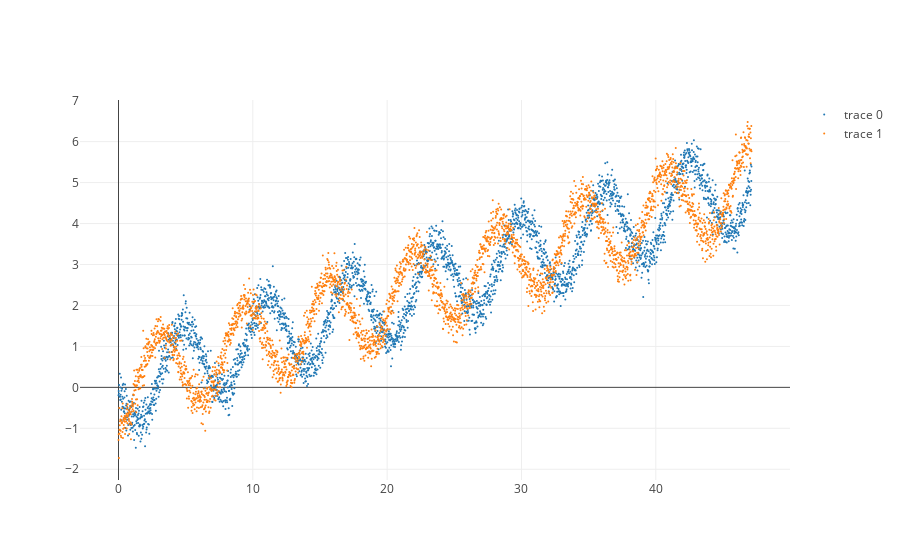

Source (notebook cell):
### Code cell
def mychart(*args):

    # pass some 2d n x 1 arrays, x, y, z
    
    # 1st array is independent vars
    # reshape to 1 dimensional array
    x = args[0].reshape(-1)
    
    # following are dependent vars plotted on y axis
    data = []
    for i in range(1, len(args)):
        data.append(Scatter(x=x,
                            y=args[i].reshape(-1),
                            mode = 'markers',
                            marker = dict(
                                size = 2,     
                            )
                           )
                   )

    layout = Layout(
        yaxis=dict(
            autorange=True))
    
    fig = Figure(data=data, layout=layout)
    
    return iplot(fig) # png to save notebook w/static image   
    
mychart(x2,y1,y2)

### Figure 1 — Plotly figure (JSON) as saved in the notebook; plotly's stock layout.template omitted (floating-point values rounded to 4 significant figures; data arrays with more than 128 entries replaced by an {"elided": "..."} marker saying what was removed)
{"data": [{"marker": {"size": 2}, "mode": "markers", "type": "scatter", "x": {"elided": "3000 float values"}, "y": {"elided": "3000 float values"}}, {"marker": {"size": 2}, "mode": "markers", "type": "scatter", "x": {"elided": "3000 float values"}, "y": {"elided": "3000 float values"}}], "layout": {"yaxis": {"autorange": true}}}
